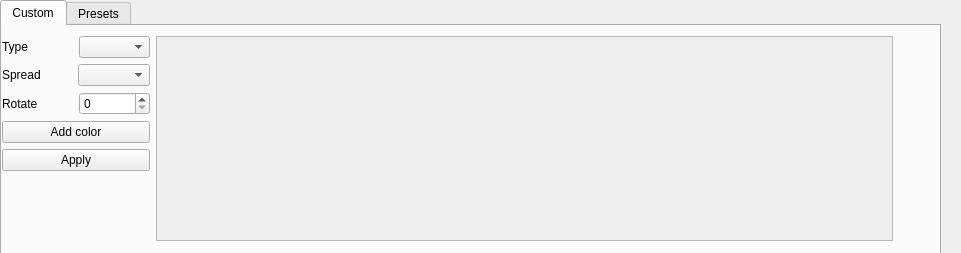
<?xml version="1.0" encoding="UTF-8"?>
<ui version="4.0">
 <class>Gradient</class>
 <widget class="QWidget" name="Gradient">
  <property name="geometry">
   <rect>
    <x>0</x>
    <y>0</y>
    <width>961</width>
    <height>253</height>
   </rect>
  </property>
  <property name="sizePolicy">
   <sizepolicy hsizetype="Ignored" vsizetype="Ignored">
    <horstretch>0</horstretch>
    <verstretch>0</verstretch>
   </sizepolicy>
  </property>
  <property name="minimumSize">
   <size>
    <width>0</width>
    <height>0</height>
   </size>
  </property>
  <property name="windowTitle">
   <string>Form</string>
  </property>
  <widget class="QWidget" name="verticalLayoutWidget_2">
   <property name="geometry">
    <rect>
     <x>0</x>
     <y>0</y>
     <width>941</width>
     <height>4002</height>
    </rect>
   </property>
   <layout class="QVBoxLayout" name="verticalLayout_2" stretch="0">
    <property name="sizeConstraint">
     <enum>QLayout::SetMinimumSize</enum>
    </property>
    <item alignment="Qt::AlignTop">
     <widget class="QTabWidget" name="tabs">
      <property name="sizePolicy">
       <sizepolicy hsizetype="Minimum" vsizetype="Minimum">
        <horstretch>0</horstretch>
        <verstretch>0</verstretch>
       </sizepolicy>
      </property>
      <property name="minimumSize">
       <size>
        <width>0</width>
        <height>400</height>
       </size>
      </property>
      <property name="maximumSize">
       <size>
        <width>16777215</width>
        <height>16777215</height>
       </size>
      </property>
      <property name="currentIndex">
       <number>0</number>
      </property>
      <widget class="QWidget" name="custom_tab">
       <property name="sizePolicy">
        <sizepolicy hsizetype="Minimum" vsizetype="Minimum">
         <horstretch>0</horstretch>
         <verstretch>0</verstretch>
        </sizepolicy>
       </property>
       <attribute name="title">
        <string>Custom</string>
       </attribute>
       <widget class="QWidget" name="horizontalLayoutWidget_3">
        <property name="geometry">
         <rect>
          <x>0</x>
          <y>10</y>
          <width>931</width>
          <height>205</height>
         </rect>
        </property>
        <layout class="QHBoxLayout" name="horizontalLayout_4" stretch="1,5,0">
         <item>
          <layout class="QVBoxLayout" name="custom_layout" stretch="1,1,1,1,1,5">
           <item>
            <layout class="QHBoxLayout" name="horizontalLayout_2">
             <item>
              <widget class="QLabel" name="type_label">
               <property name="sizePolicy">
                <sizepolicy hsizetype="Ignored" vsizetype="Preferred">
                 <horstretch>0</horstretch>
                 <verstretch>0</verstretch>
                </sizepolicy>
               </property>
               <property name="text">
                <string>Type</string>
               </property>
              </widget>
             </item>
             <item>
              <widget class="QComboBox" name="gradient_type">
               <property name="sizePolicy">
                <sizepolicy hsizetype="Ignored" vsizetype="Fixed">
                 <horstretch>0</horstretch>
                 <verstretch>0</verstretch>
                </sizepolicy>
               </property>
              </widget>
             </item>
            </layout>
           </item>
           <item>
            <layout class="QHBoxLayout" name="horizontalLayout_5">
             <item>
              <widget class="QLabel" name="label">
               <property name="text">
                <string>Spread</string>
               </property>
              </widget>
             </item>
             <item>
              <widget class="QComboBox" name="spread_comboBox"/>
             </item>
            </layout>
           </item>
           <item>
            <layout class="QHBoxLayout" name="horizontalLayout_3">
             <item>
              <widget class="QLabel" name="rotate_label">
               <property name="sizePolicy">
                <sizepolicy hsizetype="Ignored" vsizetype="Preferred">
                 <horstretch>0</horstretch>
                 <verstretch>0</verstretch>
                </sizepolicy>
               </property>
               <property name="text">
                <string>Rotate</string>
               </property>
              </widget>
             </item>
             <item>
              <widget class="QSpinBox" name="rotate">
               <property name="sizePolicy">
                <sizepolicy hsizetype="Ignored" vsizetype="Fixed">
                 <horstretch>0</horstretch>
                 <verstretch>0</verstretch>
                </sizepolicy>
               </property>
               <property name="maximum">
                <number>360</number>
               </property>
              </widget>
             </item>
            </layout>
           </item>
           <item>
            <widget class="QPushButton" name="add_color_stop_button">
             <property name="sizePolicy">
              <sizepolicy hsizetype="Preferred" vsizetype="Maximum">
               <horstretch>0</horstretch>
               <verstretch>0</verstretch>
              </sizepolicy>
             </property>
             <property name="text">
              <string>Add color</string>
             </property>
            </widget>
           </item>
           <item>
            <widget class="QPushButton" name="apply_custom_button">
             <property name="sizePolicy">
              <sizepolicy hsizetype="Preferred" vsizetype="Maximum">
               <horstretch>0</horstretch>
               <verstretch>0</verstretch>
              </sizepolicy>
             </property>
             <property name="text">
              <string>Apply</string>
             </property>
            </widget>
           </item>
           <item>
            <spacer name="verticalSpacer_2">
             <property name="orientation">
              <enum>Qt::Vertical</enum>
             </property>
             <property name="sizeHint" stdset="0">
              <size>
               <width>20</width>
               <height>40</height>
              </size>
             </property>
            </spacer>
           </item>
          </layout>
         </item>
         <item>
          <widget class="QScrollArea" name="scrollArea">
           <property name="sizePolicy">
            <sizepolicy hsizetype="Minimum" vsizetype="Minimum">
             <horstretch>0</horstretch>
             <verstretch>0</verstretch>
            </sizepolicy>
           </property>
           <property name="widgetResizable">
            <bool>true</bool>
           </property>
           <widget class="QWidget" name="color_stops">
            <property name="geometry">
             <rect>
              <x>0</x>
              <y>0</y>
              <width>717</width>
              <height>201</height>
             </rect>
            </property>
            <property name="sizePolicy">
             <sizepolicy hsizetype="Minimum" vsizetype="Minimum">
              <horstretch>1</horstretch>
              <verstretch>1</verstretch>
             </sizepolicy>
            </property>
            <property name="minimumSize">
             <size>
              <width>0</width>
              <height>0</height>
             </size>
            </property>
           </widget>
          </widget>
         </item>
         <item>
          <spacer name="horizontalSpacer">
           <property name="orientation">
            <enum>Qt::Horizontal</enum>
           </property>
           <property name="sizeType">
            <enum>QSizePolicy::Ignored</enum>
           </property>
           <property name="sizeHint" stdset="0">
            <size>
             <width>40</width>
             <height>20</height>
            </size>
           </property>
          </spacer>
         </item>
        </layout>
       </widget>
      </widget>
      <widget class="QWidget" name="presets_tab">
       <property name="sizePolicy">
        <sizepolicy hsizetype="Expanding" vsizetype="Expanding">
         <horstretch>0</horstretch>
         <verstretch>0</verstretch>
        </sizepolicy>
       </property>
       <attribute name="title">
        <string>Presets</string>
       </attribute>
       <widget class="QWidget" name="verticalLayoutWidget">
        <property name="geometry">
         <rect>
          <x>20</x>
          <y>10</y>
          <width>631</width>
          <height>191</height>
         </rect>
        </property>
        <layout class="QVBoxLayout" name="verticalLayout" stretch="1,0,4">
         <item>
          <layout class="QHBoxLayout" name="horizontalLayout" stretch="1,2">
           <property name="sizeConstraint">
            <enum>QLayout::SetMinimumSize</enum>
           </property>
           <item>
            <widget class="QLabel" name="Presets">
             <property name="text">
              <string>Preset</string>
             </property>
            </widget>
           </item>
           <item>
            <widget class="QComboBox" name="presets_comboBox"/>
           </item>
          </layout>
         </item>
         <item>
          <widget class="QPushButton" name="apply_preset_button">
           <property name="text">
            <string>Apply</string>
           </property>
          </widget>
         </item>
         <item>
          <spacer name="verticalSpacer">
           <property name="orientation">
            <enum>Qt::Vertical</enum>
           </property>
           <property name="sizeHint" stdset="0">
            <size>
             <width>20</width>
             <height>40</height>
            </size>
           </property>
          </spacer>
         </item>
        </layout>
       </widget>
      </widget>
     </widget>
    </item>
   </layout>
  </widget>
 </widget>
 <resources/>
 <connections/>
</ui>
